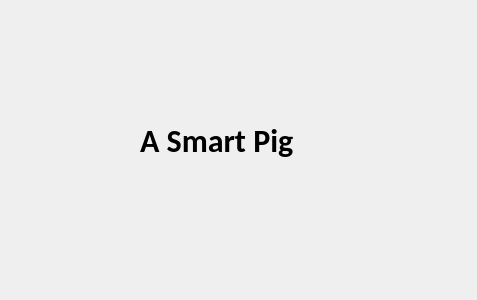
<?xml version="1.0" encoding="UTF-8"?>
<ui version="4.0">
 <class>Be_A_Pig</class>
 <widget class="QDialog" name="Be_A_Pig">
  <property name="geometry">
   <rect>
    <x>0</x>
    <y>0</y>
    <width>477</width>
    <height>300</height>
   </rect>
  </property>
  <property name="windowTitle">
   <string>Be a pig!!!</string>
  </property>
  <widget class="QLabel" name="label">
   <property name="geometry">
    <rect>
     <x>140</x>
     <y>110</y>
     <width>251</width>
     <height>61</height>
    </rect>
   </property>
   <property name="font">
    <font>
     <family>Calibri</family>
     <pointsize>24</pointsize>
     <weight>75</weight>
     <italic>false</italic>
     <bold>true</bold>
    </font>
   </property>
   <property name="text">
    <string>A Smart Pig</string>
   </property>
  </widget>
 </widget>
 <resources/>
 <connections/>
</ui>
